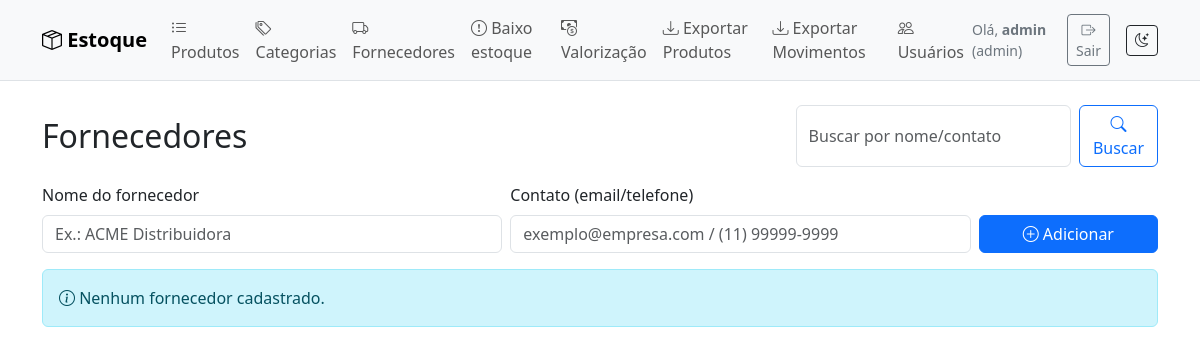
Page /fornecedores/ (signed in) on the earlier database version.
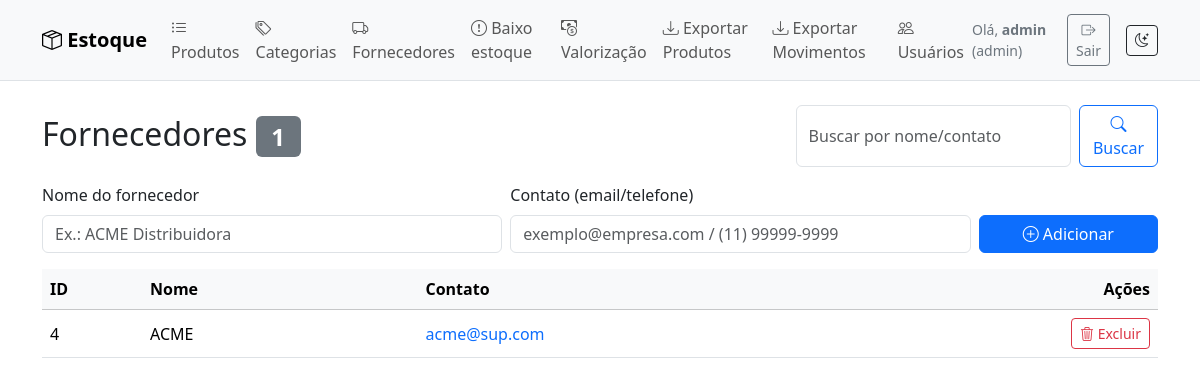
Same page on the later database version.
### tables this page shows
CREATE TABLE suppliers(
        id INTEGER PRIMARY KEY AUTOINCREMENT,
        name TEXT UNIQUE NOT NULL,
        contact TEXT
    );

### stockcontrol/routes/suppliers.py (the view, shortened to what this page needs)
@bp.route("/", methods=["GET","POST"])
@login_required
def view():
    conn = get_conn(); c = conn.cursor()
    q = (request.args.get("q") or "").strip()
    if q:
        like = f"%{q}%"
        c.execute("SELECT id,name,COALESCE(contact,'') contact FROM suppliers WHERE name LIKE ? OR contact LIKE ? ORDER BY name", (like, like))
    else:
        c.execute("SELECT id,name,COALESCE(contact,'') contact FROM suppliers ORDER BY name")
    sups = c.fetchall(); conn.close()
    return render_template("fornecedores.html", sups=sups, q=q)

### stockcontrol/auth.py (called while the page is built)
def load_user(user_id):
    conn = get_conn(); c = conn.cursor()
    c.execute("SELECT * FROM users WHERE id=?", (user_id,))
    row = c.fetchone(); conn.close()
    return User(row) if row else None

### stockcontrol/db.py (called while the page is built)
def get_conn():
    db_path = current_app.config["DB_PATH"]
    conn = sqlite3.connect(db_path)
    conn.row_factory = sqlite3.Row
    conn.execute("PRAGMA foreign_keys = ON;")        # respeitar FKs
    conn.execute("PRAGMA journal_mode = WAL;")       # melhor concorrência
    conn.execute("PRAGMA synchronous = NORMAL;")     # equilíbrio segurança x performance
    conn.execute("PRAGMA busy_timeout = 3000;")      # espera 3s se DB estiver ocupado
    conn.execute("PRAGMA temp_store = MEMORY;")      # operações temporárias em memória
    return conn

### templates/fornecedores.html (shortened to what this page needs)
{% extends "base.html" %}
{% block content %}
  <div class="d-flex justify-content-between align-items-center mb-3">
    <h2 class="mb-0">Fornecedores
      {% if sups %}<span class="badge text-bg-secondary">{{ sups|length }}</span>{% endif %}
    </h2>
    <form method="get" class="d-flex gap-2">
      <input type="text" name="q" value="{{ q or '' }}" class="form-control" placeholder="Buscar por nome/contato">
      <button class="btn btn-outline-primary" type="submit">
        <i class="bi bi-search"></i> Buscar
      </button>
    </form>
  </div>
  <form method="post" action="{{ url_for('suppliers.view') }}" class="row g-2 align-items-end mb-3">
    <div class="col-12 col-md-5">
      <label class="form-label">Nome do fornecedor</label>
      <input type="text" name="name" class="form-control" placeholder="Ex.: ACME Distribuidora"
             required autofocus autocomplete="organization">
    </div>
    <div class="col-12 col-md-5">
      <label class="form-label">Contato (email/telefone)</label>
      <input type="text" name="contact" class="form-control"
             placeholder="exemplo@empresa.com / (11) 99999-9999" autocomplete="email">
    </div>
    <div class="col-12 col-md-2">
      <label class="form-label d-none d-md-block">&nbsp;</label>
      <button class="btn btn-primary w-100" type="submit">
        <i class="bi bi-plus-circle"></i> Adicionar
      </button>
    </div>
  </form>
  {% if not sups %}
    <div class="alert alert-info"><i class="bi bi-info-circle"></i> Nenhum fornecedor cadastrado.</div>
  {% else %}
    <div class="table-responsive">
      <table class="table table-hover align-middle">
        <thead class="table-light">
          <tr>
            <th style="width: 100px;">ID</th>
            <th>Nome</th>
            <th>Contato</th>
            <th class="text-end" style="width: 160px;">Ações</th>
          </tr>
        </thead>
        <tbody>
          {% for s in sups %}
          <tr>
            <td>{{ s.id }}</td>
            <td>{{ s.name }}</td>
            <td>
              {% set ct = (s.contact or '').strip() %}
              {% if '@' in ct %}
                <a href="mailto:{{ ct }}" class="text-decoration-none">{{ ct }}</a>
              {% elif ct and (ct[0].isdigit() or ct[0] in ['+','(']) %}
                <a href="tel:{{ ct|replace(' ','') }}" class="text-decoration-none">{{ ct }}</a>
              {% else %}
                {{ ct or '-' }}
              {% endif %}
            </td>
            <td class="text-end">
              <form class="d-inline" method="post" action="{{ url_for('suppliers.delete', sid=s.id) }}" onsubmit="return confirm('Remover fornecedor?');">
                <button class="btn btn-outline-danger btn-sm" type="submit">
                  <i class="bi bi-trash3"></i> Excluir
                </button>
              </form>
            </td>
          </tr>
          {% endfor %}
        </tbody>
      </table>
    </div>
  {% endif %}
{% endblock %}

Differences in the rows shown:
added suppliers: id "4", name "ACME", contact "acme@sup.com"
Other differences:
{{ sups|length }}: (not shown) → "1"
text no longer shown: "Nenhum fornecedor cadastrado."
text now shown: "ID Nome Contato Ações"
